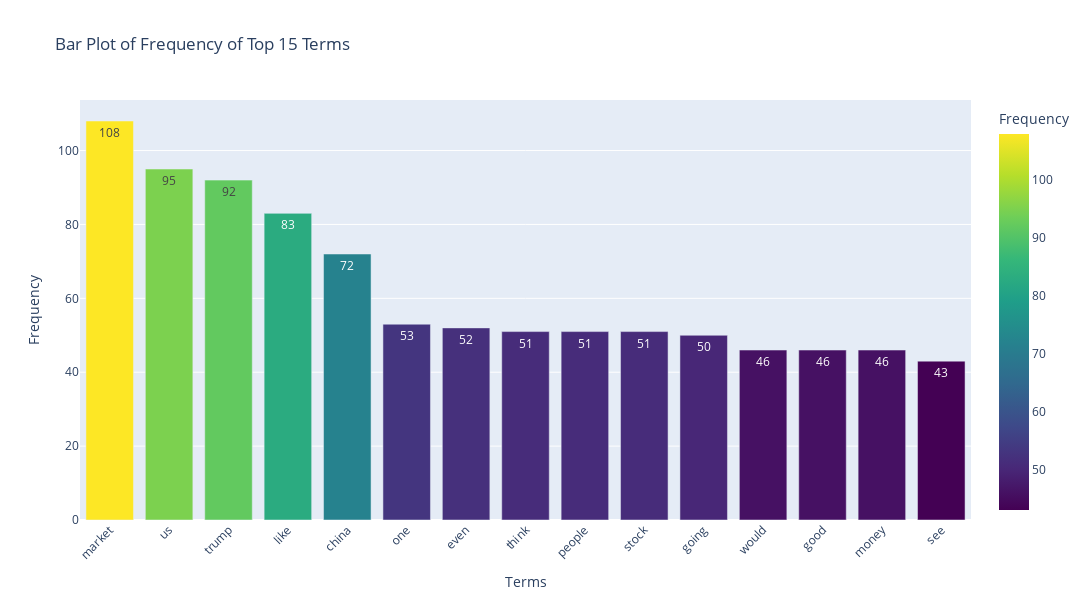

The notebook cell this image was saved under:
### Markdown cell above
11. Create bar plot to show the most used terms

### Code cell
import plotly.express as px

# Get total frequency of each term across all documents
term_frequency = np.asarray(df_counts.sum(axis=0))[0]
top_n = 15

# Find indices of top 15 most frequent terms
top_indices = term_frequency.argsort()[-top_n:][::-1]

# Create DataFrame with top terms and their frequencies
df_terms = pd.DataFrame({
    'Term': count_vect.get_feature_names_out()[top_indices],
    'Frequency': term_frequency[top_indices]
})

# Print top terms (optional)
print(df_terms.to_string())

# Create interactive bar chart
fig = px.bar(
    df_terms,
    x='Term',
    y='Frequency',
    title=f'Bar Plot of Frequency of Top {top_n} Terms',
    labels={'Term': 'Terms', 'Frequency': 'Frequency'},
    color='Frequency',               # Color bars by frequency
    color_continuous_scale='Viridis',
    text='Frequency'                 # Show count on each bar
)

# Improve layout
fig.update_layout(
    xaxis_tickangle=-45,   # Rotate x-axis labels
    height=600,
    width=1200
)

# Customize hover tooltip
fig.update_traces(
    hovertemplate="<b>%{x}</b><br>Frequency: %{y}<extra></extra>"
)

fig.show()

### Figure 1 — Plotly figure (JSON) as saved in the notebook; plotly's stock layout.template omitted (floating-point values rounded to 4 significant figures)
{"data": [{"hovertemplate": "<b>%{x}</b><br>Frequency: %{y}<extra></extra>", "legendgroup": "", "marker": {"color": [108, 95, 92, 83, 72, 53, 52, 51, 51, 51, 50, 46, 46, 46, 43], "coloraxis": "coloraxis", "pattern": {"shape": ""}}, "name": "", "orientation": "v", "showlegend": false, "text": [108.0, 95.0, 92.0, 83.0, 72.0, 53.0, 52.0, 51.0, 51.0, 51.0, 50.0, 46.0, 46.0, 46.0, 43.0], "textposition": "auto", "type": "bar", "x": ["market", "us", "trump", "like", "china", "one", "even", "think", "people", "stock", "going", "would", "good", "money", "see"], "xaxis": "x", "y": [108, 95, 92, 83, 72, 53, 52, 51, 51, 51, 50, 46, 46, 46, 43], "yaxis": "y"}], "layout": {"barmode": "relative", "coloraxis": {"colorbar": {"title": {"text": "Frequency"}}, "colorscale": [[0, "#440154"], [0.1111, "#482878"], [0.2222, "#3e4989"], [0.3333, "#31688e"], [0.4444, "#26828e"], [0.5556, "#1f9e89"], [0.6667, "#35b779"], [0.7778, "#6ece58"], [0.8889, "#b5de2b"], [1, "#fde725"]]}, "height": 600, "legend": {"tracegroupgap": 0}, "showlegend": true, "title": {"text": "Bar Plot of Frequency of Top 15 Terms"}, "width": 1200, "xaxis": {"anchor": "y", "domain": [0, 1], "tickangle": -45, "title": {"text": "Terms"}}, "yaxis": {"anchor": "x", "domain": [0, 1], "title": {"text": "Frequency"}}}}
